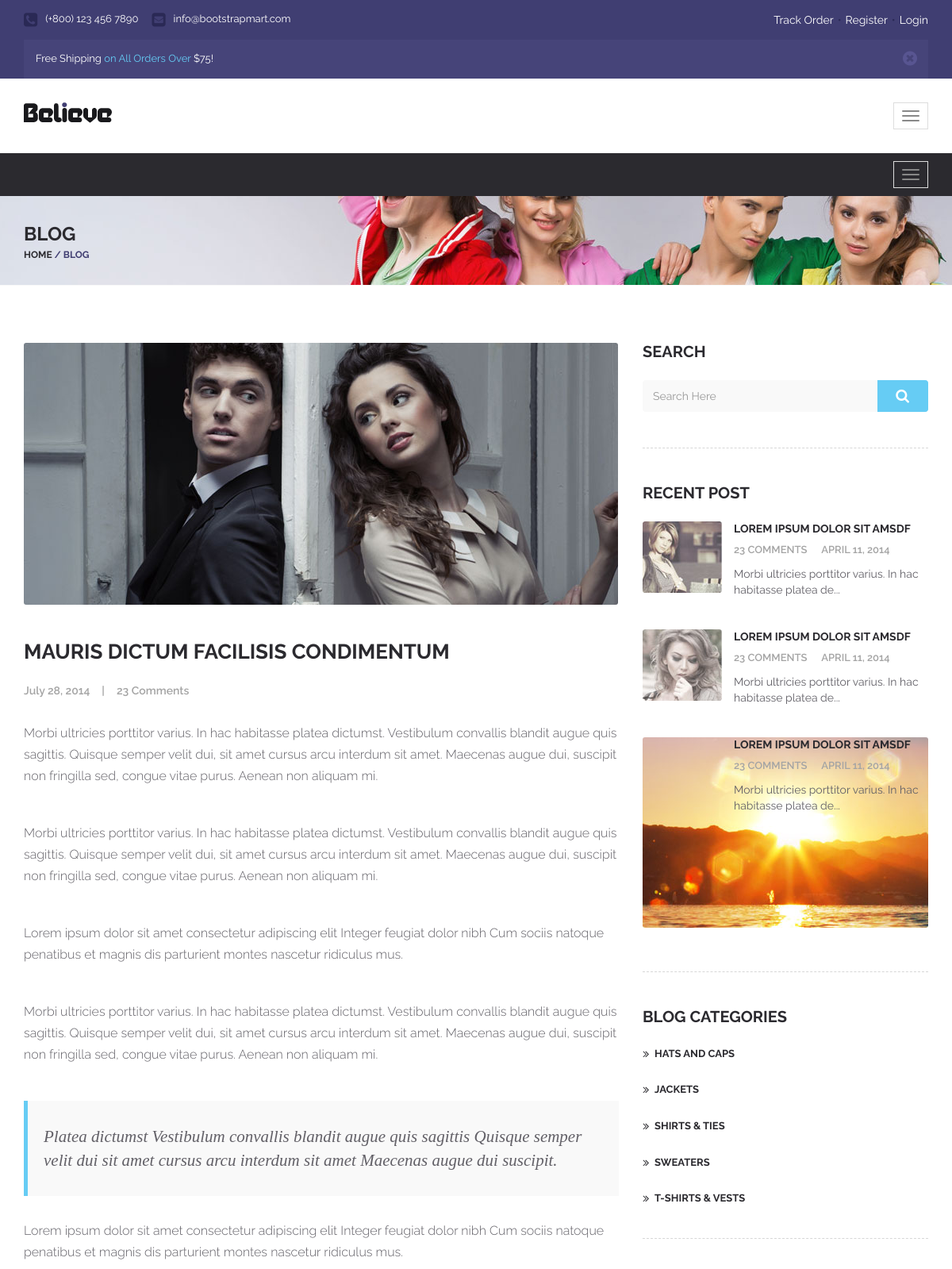
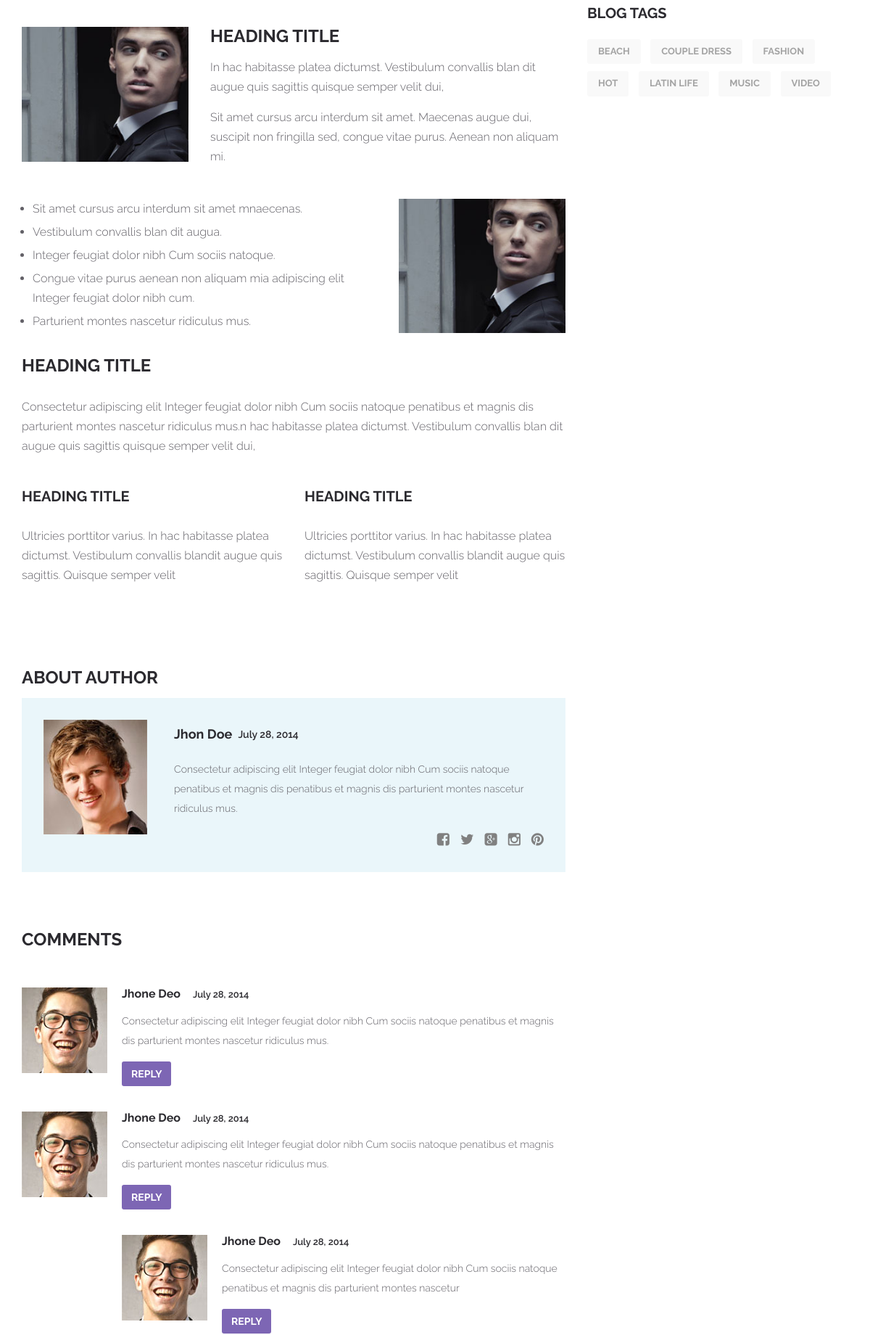
Page /blogpost/ (upper part) on the committed database (2 pictures, top to bottom).
### index/models.py (models this page shows, shortened)
class recent(models.Model):
    title=models.CharField(max_length=100,blank=False,default='recent1')
    name=models.CharField(max_length=100,blank=False,default='Lorem ipsum dolor sit amsdf')
    image=models.ImageField(upload_to='blogpost/',blank=False)
    dis=models.TextField(max_length=300,blank=False)

### index/views.py (the view)
# urls.py: path('blogpost/',views.blogpost,name='blogpost'),
def blogpost(request):
    recentdata=recent.objects.all()
    context={
        'recent':recentdata,
    }
    return render(request,'blog-detail.html',context)

### templates/blog-detail.html (shortened to what this page needs)
{% load static %}
{% include 'layouts.html' %}
{% block mainsection1 %}
          <div id="content">
              <div class="page-title">
                  <div class="container">
                      <div class="page-title-inner">
                          <h3>Blog</h3>
                          <div class="breadcumb"> <a href="">Home</a><span> / </span><span>Blog</span></div>
                      </div>
                  </div>
              </div>
              <div class="container">
                  <div class="blog">
                      <div class="row">
                          <div class="col-md-8 blog-content detail">
                              <div class="row">
                                  <div class="col-md-12 blog-block">
                                      <div class="blog-image">
                                          <img src="{% static 'images/blog-1.jpg'%}" alt="" class="img-responsive">
                                      </div>
                                      <h3 class="blog-post-title">Mauris dictum facilisis condimentum</h3>
                                      <div class="blog-meta">July 28, 2014<span>|</span><a href="#comment-sec">23 Comments</a></div>
                                      <p>
                                          Morbi ultricies porttitor varius. In hac habitasse platea dictumst. Vestibulum convallis blandit augue quis sagittis. Quisque semper velit dui, sit amet cursus arcu interdum sit amet. Maecenas augue dui, suscipit non fringilla sed, congue vitae purus. Aenean non aliquam mi.
                                      </p>
                                      <p>
                                          Morbi ultricies porttitor varius. In hac habitasse platea dictumst. Vestibulum convallis blandit augue quis sagittis. Quisque semper velit dui, sit amet cursus arcu interdum sit amet. Maecenas augue dui, suscipit non fringilla sed, congue vitae purus. Aenean non aliquam mi.
                                      </p>
                                      <p>
                                          Lorem ipsum dolor sit amet consectetur adipiscing elit Integer feugiat dolor nibh Cum sociis natoque penatibus et magnis dis parturient montes nascetur ridiculus mus.
                                      </p>
                                      <p>
                                          Morbi ultricies porttitor varius. In hac habitasse platea dictumst. Vestibulum convallis blandit augue quis sagittis. Quisque semper velit dui, sit amet cursus arcu interdum sit amet. Maecenas augue dui, suscipit non fringilla sed, congue vitae purus. Aenean non aliquam mi.
                                      </p>
                                      <blockquote>
                                          Platea dictumst Vestibulum convallis blandit augue quis sagittis Quisque semper velit dui sit amet cursus arcu interdum sit amet Maecenas augue dui suscipit.
                                      </blockquote>
                                      <p>
                                          Lorem ipsum dolor sit amet consectetur adipiscing elit Integer feugiat dolor nibh Cum sociis natoque penatibus et magnis dis parturient montes nascetur ridiculus mus.
                                      </p>
                                      <div class="row align-left">
                                          <div class="col-md-4">
                                              <img src="{% static 'images/al-left.jpg'%}" class="img-responsive" alt="">
                                          </div>
                                          <div class="col-md-8">
                                              <h3 class="sub-title">Heading title</h3>
                                              <p>In hac habitasse platea dictumst. Vestibulum convallis blan dit augue quis sagittis quisque semper velit dui,</p>
                                              <p>Sit amet cursus arcu interdum sit amet. Maecenas augue dui, suscipit non fringilla sed, congue vitae purus. Aenean non aliquam mi.</p>
                                          </div>
                                      </div>
                                      <div class="row align-right">
                                          <div class="col-md-8">
                                              <ul class="base-list">
                                                  <li>Sit amet cursus arcu interdum sit amet mnaecenas. </li>
                                                  <li>Vestibulum convallis blan dit augua.</li>
                                                  <li>Integer feugiat dolor nibh Cum sociis natoque.</li>
                                                  <li>Congue vitae purus aenean non aliquam mia adipiscing elit Integer feugiat dolor nibh cum.</li>
                                                  <li>Parturient montes nascetur ridiculus mus.</li>
                                              </ul>
                                          </div>
                                          <div class="col-md-4">
                                              <img src="{% static 'images/al-left.jpg'%}" class="img-responsive" alt="">
                                          </div>
                                      </div>
                                      <div class="row full-text">
                                          <div class="col-md-12">
                                              <h3 class="sub-title">Heading title</h3>
                                              <p>Consectetur adipiscing elit Integer feugiat dolor nibh Cum sociis natoque penatibus et magnis dis parturient montes nascetur ridiculus mus.n hac habitasse platea dictumst. Vestibulum convallis blan dit augue quis sagittis quisque semper velit dui,</p>
                                          </div>
                                      </div>
                                      <div class="row">
                                          <div class="col-md-6">
                                              <h3 class="sub-title-lvl-2">Heading title</h3>
                                              <p>Ultricies porttitor varius. In hac habitasse platea dictumst. Vestibulum convallis blandit augue quis sagittis. Quisque semper velit</p>
                                          </div>
                                          <div class="col-md-6">
                                              <h3 class="sub-title-lvl-2">Heading title</h3>
                                              <p>Ultricies porttitor varius. In hac habitasse platea dictumst. Vestibulum convallis blandit augue quis sagittis. Quisque semper velit</p>
                                          </div>
                                      </div>
                                      <h3 class="sub-title author">About Author</h3>
                                      <div class="author-block">
                                          <div class="row">
                                              <div class="col-md-3">
                                                  <img src="{% static 'images/author.jpg'%}" alt="" class="img-responsive">
                                              </div>
                                              <div class="col-md-9">
                                                  <div class="author-name">
                                                      <h3>
                                                          Jhon Doe
                                                      </h3>
													  <div class="author-date">
														  July 28, 2014
													  </div>
                                                      <div class="clearfix"></div>
                                                  </div>
                                                  <p>Consectetur adipiscing elit Integer feugiat dolor nibh Cum sociis natoque penatibus et magnis dis penatibus et magnis dis parturient montes nascetur ridiculus mus.</p>
												  <ul class="ft-soc clearfix">
													  <li><a href=""><i class="fa fa-facebook-square"></i></a></li>
													  <li><a href=""><i class="fa fa-twitter"></i></a></li>
													  <li><a href=""><i class="fa fa-google-plus-square"></i></a></li>
													  <li><a href=""><i class="fa fa-instagram"></i></a></li>
													  <li><a href=""><i class="fa fa-pinterest"></i></a></li>
												  </ul>
                                              </div>
                                          </div>
                                      </div>
                                      <h3 class="sub-title comment">Comments</h3>
                                      <div id="comment-sec">
                                          <div class="media">
                                              <div class="media-left">
                                                  <a href="#">
                                                      <img src="{% static 'images/comment.jpg'%}" alt="" class="media-object">
                                                  </a>
                                              </div>
                                              <div class="media-body">
                                                  <h4 class="media-heading">Jhone Deo <span>July 28, 2014 </span></h4>
                                                  <p>Consectetur adipiscing elit Integer feugiat dolor nibh Cum sociis natoque penatibus et magnis dis parturient montes nascetur ridiculus mus.</p>
                                                  <a href="" class="btn btn-purple">Reply</a>
                                              </div>
                                          </div>
                                          <div class="media">
                                              <div class="media-left">
                                                  <a href="#">
                                                      <img src="{% static 'images/comment.jpg'%}" alt="" class="media-object">
                                                  </a>
                                              </div>
                                              <div class="media-body">
                                                  <h4 class="media-heading">Jhone Deo <span>July 28, 2014 </span></h4>
                                                  <p>Consectetur adipiscing elit Integer feugiat dolor nibh Cum sociis natoque penatibus et magnis dis parturient montes nascetur ridiculus mus.</p>
                                                  <a href="" class="btn btn-purple">Reply</a>
                                                  <div class="media">
                                                      <div class="media-left">
                                                          <a href="#">
                                                              <img src="{% static 'images/comment.jpg'%}" alt="" class="media-object">
                                                          </a>
                                                      </div>
                                                      <div class="media-body">
                                                          <h4 class="media-heading">Jhone Deo <span>July 28, 2014 </span></h4>
                                                          <p>Consectetur adipiscing elit Integer feugiat dolor nibh Cum sociis natoque penatibus et magnis dis parturient montes nascetur</p>
                                                          <a href="" class="btn btn-purple">Reply</a>
                                                      </div>
                                                  </div>
                                              </div>
                                          </div>
                                      </div>
                                  </div>
                              </div>
                          </div>
                          <div class="col-md-4 sidebar">
                              <div class="sidebar-inner">
                                  <div class="search-widget">
                                      <h4>Search</h4>
                                      <form class="side-search">
                                          <div class="input-group">
                                              <input type="text" class="form-control search-wid" placeholder="Search Here" aria-describedby="basic-addon3">
                                              <a href="" class="input-group-addon btn-side-serach" id="basic-addon3"><i class="fa fa-search"></i></a>
                                          </div>
                                      </form>
                                  </div>
                                  <div class="side-recent">
                                      <h4>Recent Post</h4>
                                      {% for row7 in recent %}
                                      <div class="side-recent-ct">
                                          <div class="row">
                                              <div class="col-md-4">
                                                  <a href=""><img src="{{row7.image.url}}" alt=""></a>
                                              </div>
                                              <div class="col-md-8">
                                                  <h5><a href="">{{row7.name}}</a></h5>
                                                  <div class="meta"><a href="">23 Comments</a> April 11, 2014</div>
												  <p>{{row7.dis}}</p>
                                              </div>
                                          </div>
                                      </div>
                                      {% endfor %}
                                  </div>
                                  <div class="blog-side-cat">
                                      <h4>Blog Categories</h4>
                                      <ul class="blog-cat-list">
                                          <li><a href="">Hats and Caps</a></li>
                                          <li><a href="">Jackets</a></li>
                                          <li><a href="">Shirts & Ties</a></li>
                                          <li><a href="">Sweaters</a></li>
                                          <li><a href="">T-Shirts & Vests</a></li>
                                      </ul>
                                  </div>
                                  <div class="blog-side-tag">
                                      <h4>Blog Tags</h4>
                                      <a href="">Beach</a>
                                      <a href="">Couple Dress</a>
                                      <a href="">Fashion</a>
                                      <a href="">Hot</a>
                                      <a href="">Latin Life</a>
                                      <a href="">Music</a>
                                      <a href="">Video</a>
                                  </div>
                              </div>
                          </div>
                      </div>
                  </div>
              </div>
          </div>
        {% endblock %}

### rows in the picture
recent: image (picture), name "LOREM IPSUM DOLOR SIT AMSDF", dis "Morbi ultricies porttitor varius. In hac habitasse platea de..."
recent: image (picture), name "LOREM IPSUM DOLOR SIT AMSDF", dis "Morbi ultricies porttitor varius. In hac habitasse platea de..."
recent: image (picture), name "LOREM IPSUM DOLOR SIT AMSDF", dis "Morbi ultricies porttitor varius. In hac habitasse platea de..."
